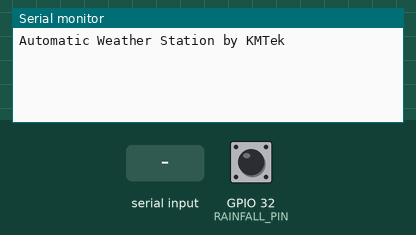
Simulated run of this sketch. Board: ESP32. On the bench: the last lines printed to the serial monitor. The inputs (shaded band) are chosen by the test bench; at power-on: GPIO 32 (RAINFALL_PIN) HIGH.

Above: at 4.7 s.
4.8 s: "1" received over the second serial link
At 6.1 s:
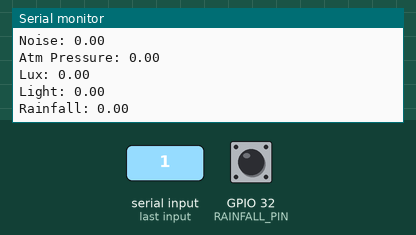
7.0 s: GPIO 32 (RAINFALL_PIN) pulsed LOW 2 times (0.12 s each, 0.3 s apart)
At 8.3 s:
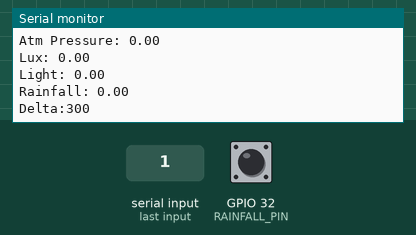
10.0 s: GPIO 32 (RAINFALL_PIN) driven LOW
At 10.5 s:
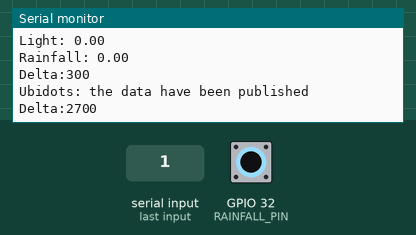
11.5 s: "0" received over the second serial link
At 12.0 s:
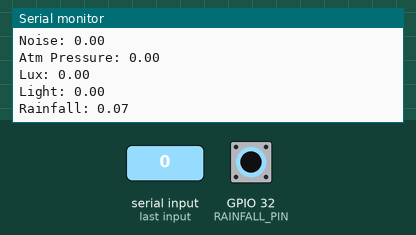

The sketch:

AWS.ino
```cpp
#include <Arduino.h>
#include <UbidotsEsp32Mqtt.h>

//Weather Station
#define WEATHERSTATION_ADDRESS 0x08
#define WEATHERSTATION_READ 0x03

#define WEATHERSTATION_TIMEOUT 1000

#define WEATHERSTATION_DATA_HUMIDITY 0
#define WEATHERSTATION_DATA_TEMPERATURE 2
#define WEATHERSTATION_DATA_NOISE 4
#define WEATHERSTATION_DATA_ATMPRESS 10
#define WEATHERSTATION_DATA_LUX 12
#define WEATHERSTATION_DATA_LIGHT 16

#define WEATHERSTATION_DATA_LENGTH 18

float humidity, temperature, noise, atmPressure, lux, light;
float winddir = 0.0, windspeed = 0.0;

//Tipping Bucket Rainfall
#define RAINFALL_PIN 32
#define RAINFALL_TIPPING_VALUE 0.2

float rainfall = 0.0;

//0x08 0x03 0x01 0xF4 0x00 0x0D

//Output
#define OUTPUT_MILLIS 1000
uint32_t output_timer;

//Connectivity
#define WIFI_SSID "YOUR SSID"
#define WIFI_PASS "YOUR PASSWORD"

//Ubidots
#define PUBLISH_MILLIS 5000
const char *UBIDOTS_TOKEN = "YOUR UBIDOTS TOKEN";
const char *DEVICE_LABEL = "mappi32-weatherstation";
const char *WINDSPEED_LABEL = "windspeed";
const char *WINDDIR_LABEL = "winddir";
const char *HUM_LABEL = "humidity";
const char *TEMP_LABEL = "temperature";
const char *ATMPRES_LABEL = "atmpress";
const char *NOISE_LABEL = "noise";
const char *LUX_LABEL = "lux";
const char *RAINFALL_LABEL = "rainfall";
unsigned long ubidots_timer = 0;

char buffer[256] = {0};

#define RXD2 16
#define TXD2 17

Ubidots ubidots(UBIDOTS_TOKEN);

void IRAM_ATTR rainfall_it_handler();

void ubidots_callback(char *topic, byte *payload, unsigned int length) {
  Serial.print("Message arrived [");
  Serial.print(topic);
  Serial.print("] ");
  for(int i = 0; i < length; i++) {
    Serial.write((char)payload[i]);
  }

  Serial.println();

  return;
}

uint8_t WeatherStation_Read(char* output, uint16_t timeout) {
  const char send[] = {WEATHERSTATION_ADDRESS, WEATHERSTATION_READ, 0x01, 0xF8, 0x00, 0x09, 0x05, 0x58};
  char *pTemp = output;

  uint8_t dataLength = 0;
  uint8_t dataCount = 0;

  Serial2.write(send, 8);

  uint32_t previousMillis = millis();

  while(millis() - previousMillis < timeout) {
    if(Serial2.available() > 0) {
      char c = Serial2.read();

      *pTemp = c;
      pTemp++;

      dataCount++;

      if(dataCount == 3) dataLength = c;
      if(dataCount >= dataLength + 5) break;
    }
  }

  return dataCount;
}

void WeatherStation_GetRawData(char *input, char *output, uint8_t dataType) {
  *output = input[dataType + 1];
  *(output + 1) = input[dataType];

  return;
}

float WeatherStation_GetHumidity(char *input) {
  uint16_t tmp;

  WeatherStation_GetRawData(input, (char*)&tmp, WEATHERSTATION_DATA_HUMIDITY);

  return ((float)tmp) / 10;
}

float WeatherStation_GetTemperature(char *input) {
  uint16_t tmp;

  WeatherStation_GetRawData(input, (char*)&tmp, WEATHERSTATION_DATA_TEMPERATURE);

  return ((float)tmp) / 10;
}

float WeatherStation_GetNoise(char *input) {
  uint16_t tmp;

  WeatherStation_GetRawData(input, (char*)&tmp, WEATHERSTATION_DATA_NOISE);

  return ((float)tmp) / 10;
}

float WeatherStation_GetAtmPressure(char *input) {
  uint16_t tmp;

  WeatherStation_GetRawData(input, (char*)&tmp, WEATHERSTATION_DATA_ATMPRESS);

  return ((float)tmp) / 10;
}

float WeatherStation_GetLux(char *input) {
  uint16_t tmpArray[2];
  uint32_t tmp;

  WeatherStation_GetRawData(input, ((char*)&tmp) + 2, WEATHERSTATION_DATA_LUX);
  WeatherStation_GetRawData(input, ((char*)&tmp), WEATHERSTATION_DATA_LUX + 2);

  return ((float)tmp);
}

float WeatherStation_GetLight(char *input) {
  uint16_t tmp;

  WeatherStation_GetRawData(input, (char*)&tmp, WEATHERSTATION_DATA_LIGHT);

  return ((float)tmp) / 10;
}

void setup() {
  // put your setup code here, to run once:
  Serial.begin(115200);
  Serial2.begin(9600, SERIAL_8N1, RXD2, TXD2);

  pinMode(RAINFALL_PIN, INPUT);

  attachInterrupt(RAINFALL_PIN, rainfall_it_handler, FALLING);

  ubidots.connectToWifi(WIFI_SSID, WIFI_PASS);
  ubidots.setCallback(ubidots_callback);
  ubidots.setup();
  ubidots.reconnect();

  delay(2000);

  Serial.println("Automatic Weather Station by KMTek");

  output_timer = millis();
  ubidots_timer = millis();
}

void loop() {
  // put your main code here, to run repeatedly:
  if(millis() - output_timer >= OUTPUT_MILLIS) {
    if(WeatherStation_Read(buffer, WEATHERSTATION_TIMEOUT) > 0) {
      humidity = WeatherStation_GetHumidity(&buffer[3]);
      temperature = WeatherStation_GetTemperature(&buffer[3]);
      noise = WeatherStation_GetNoise(&buffer[3]);
      atmPressure = WeatherStation_GetAtmPressure(&buffer[3]);
      lux = WeatherStation_GetLux(&buffer[3]);
      light = WeatherStation_GetLight(&buffer[3]);

      Serial.print("Humidity: ");
      Serial.println(humidity);

      Serial.print("Temperature: ");
      Serial.println(temperature);

      Serial.print("Noise: ");
      Serial.println(noise);

      Serial.print("Atm Pressure: ");
      Serial.println(atmPressure);

      Serial.print("Lux: ");
      Serial.println(lux);

      Serial.print("Light: ");
      Serial.println(light);

      Serial.print("Rainfall: ");
      Serial.println(rainfall);
    }

    output_timer = millis();
  }

  if(!ubidots.connected()) ubidots.reconnect();

  if(millis() - ubidots_timer > PUBLISH_MILLIS) {
    ubidots.add(HUM_LABEL, humidity);
    ubidots.add(TEMP_LABEL, temperature);
    ubidots.add(ATMPRES_LABEL, atmPressure);
    ubidots.add(NOISE_LABEL, noise);
    ubidots.add(LUX_LABEL, lux);
    ubidots.add(RAINFALL_LABEL, rainfall);
    ubidots.add(WINDSPEED_LABEL, windspeed);
    ubidots.add(WINDDIR_LABEL, winddir);

    ubidots.publish(DEVICE_LABEL);

    Serial.println("Ubidots: the data have been published");

    ubidots_timer = millis();
  }
}

void IRAM_ATTR rainfall_it_handler() {
  static uint32_t lastMillis = millis();

  uint32_t delta = millis() - lastMillis;
  if(delta <= 10) return;
  Serial.print("Delta:");
  Serial.println(delta);
  rainfall = RAINFALL_TIPPING_VALUE / ((float)delta / 1000);
  lastMillis = millis();

  return;
}
```

Measured:
- after the input at 4.8 s, the serial monitor: prints a new line after 0.70 s (image 1)
- after the input at 7.0 s, the serial monitor: prints a new line after 0.30 s (image 2)
- after the input at 10.0 s, the serial monitor: prints a new line at once (image 3)
- after the input at 11.5 s, the serial monitor: prints a new line at once (image 4)
